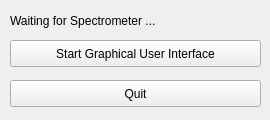
<?xml version="1.0" encoding="UTF-8"?>
<ui version="4.0">
 <class>MainWindow</class>
 <widget class="QMainWindow" name="MainWindow">
  <property name="enabled">
   <bool>true</bool>
  </property>
  <property name="geometry">
   <rect>
    <x>0</x>
    <y>0</y>
    <width>270</width>
    <height>120</height>
   </rect>
  </property>
  <property name="sizePolicy">
   <sizepolicy hsizetype="Fixed" vsizetype="Fixed">
    <horstretch>0</horstretch>
    <verstretch>0</verstretch>
   </sizepolicy>
  </property>
  <property name="minimumSize">
   <size>
    <width>270</width>
    <height>120</height>
   </size>
  </property>
  <property name="maximumSize">
   <size>
    <width>270</width>
    <height>120</height>
   </size>
  </property>
  <property name="windowTitle">
   <string>SCNR2 Launcher</string>
  </property>
  <widget class="QWidget" name="centralwidget">
   <widget class="QLabel" name="status">
    <property name="geometry">
     <rect>
      <x>10</x>
      <y>10</y>
      <width>241</width>
      <height>21</height>
     </rect>
    </property>
    <property name="text">
     <string>Waiting for Spectrometer ...</string>
    </property>
   </widget>
   <widget class="QPushButton" name="startButton">
    <property name="geometry">
     <rect>
      <x>10</x>
      <y>40</y>
      <width>251</width>
      <height>27</height>
     </rect>
    </property>
    <property name="text">
     <string>Start Graphical User Interface</string>
    </property>
   </widget>
   <widget class="QPushButton" name="quitButton">
    <property name="geometry">
     <rect>
      <x>10</x>
      <y>80</y>
      <width>251</width>
      <height>27</height>
     </rect>
    </property>
    <property name="text">
     <string>Quit</string>
    </property>
   </widget>
  </widget>
 </widget>
 <resources/>
 <connections/>
</ui>
